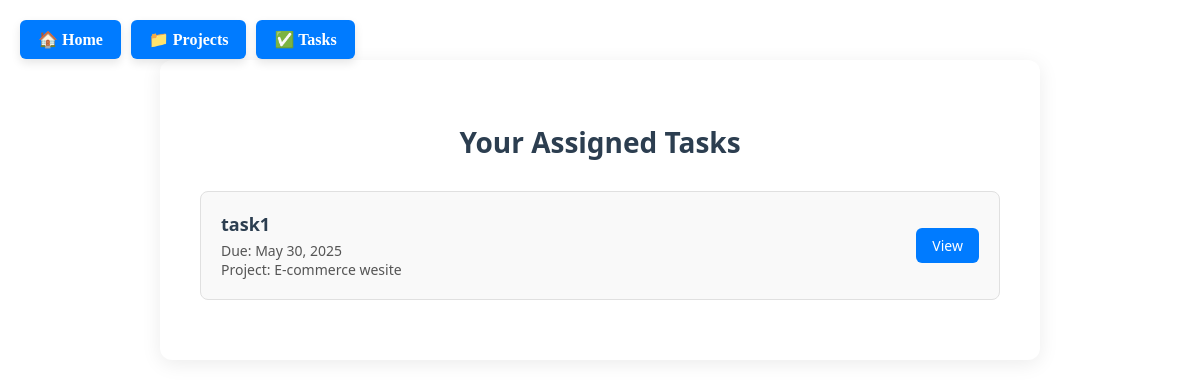
Page /dashboard/ (signed in) on the committed database.
### core/models.py (models this page shows, shortened)
class Task(models.Model):
    STATUS_CHOICES = [
        ('todo', 'To Do'),
        ('in_progress', 'In Progress'),
        ('done', 'Done'),
    ]
    title = models.CharField(max_length=200)
    description = models.TextField()
    status = models.CharField(max_length=20, choices=STATUS_CHOICES, default='todo')
    assigned_to = models.ForeignKey(settings.AUTH_USER_MODEL, on_delete=models.SET_NULL, null=True, blank=True)
    project = models.ForeignKey(Project, on_delete=models.CASCADE)
    due_date = models.DateField(default=timezone.now)

class Project(models.Model):
    title = models.CharField(max_length=100)
    description = models.TextField()
    creator = models.ForeignKey(settings.AUTH_USER_MODEL, on_delete=models.CASCADE, related_name='created_projects')
    members = models.ManyToManyField(settings.AUTH_USER_MODEL, related_name='projects')  # ✅ No 'collaborators' field

### core/views.py (the view)
# urls.py: path('dashboard/', views.dashboard, name='dashboard'),
@login_required
def dashboard(request):
    tasks = Task.objects.filter(assigned_to=request.user).order_by('due_date')
    context = {
        'tasks': tasks,
    }
    return render(request, 'core/dashboard.html', context)

### core/templates/core/dashboard.html (shortened to what this page needs)
{% block content %}
<div class="nav-buttons">
    <a href="/">🏠 Home</a>
    <a href="{% url 'project_list' %}">📁 Projects</a>
    <a href="{% url 'dashboard' %}">✅ Tasks</a>
</div>
<div class="dashboard-container">
    <h2>Your Assigned Tasks</h2>
    {% if tasks %}
        {% for task in tasks %}
            <div class="task-card">
                <div class="task-details">
                    <strong>{{ task.title }}</strong>
                    <span>Due: {{ task.due_date|date:"F j, Y" }}</span>
                    <span>Project: {{ task.project.title }}</span>
                </div>
                <a href="{% url 'task_detail' project_id=task.project.id task_id=task.id %}" class="view-button">View</a>
            </div>
        {% endfor %}
    {% else %}
        <div class="alert-info">No tasks assigned to you yet.</div>
    {% endif %}
</div>
{% endblock %}

### core/templates/core/dashboard.html (style rules this page uses)
.nav-buttons { position: fixed; top: 20px; left: 20px; display: flex; gap: 10px; z-index: 1000; }
.nav-buttons a { background-color: #007bff; color: white; border: none; padding: 10px 18px; border-radius: 6px; text-decoration: none; font-weight: bold; box-shadow: 0 4px 10px rgba(0, 0, 0, 0.1); transition: background-color 0.3s ease; }
.dashboard-container { max-width: 800px; margin: 60px auto; padding: 40px; background-color: #ffffff; border-radius: 12px; box-shadow: 0 4px 20px rgba(0, 0, 0, 0.08); font-family: 'Segoe UI', sans-serif; }
.dashboard-container h2 { font-size: 28px; color: #2c3e50; margin-bottom: 30px; text-align: center; }
.task-card { background-color: #f9f9f9; border: 1px solid #e0e0e0; border-radius: 8px; padding: 20px; margin-bottom: 20px; display: flex; justify-content: space-between; align-items: center; transition: background-color 0.3s ease; }
.task-details { color: #2c3e50; }
.task-details strong { font-size: 18px; display: block; margin-bottom: 5px; }
.task-details span { display: block; font-size: 14px; color: #555; }
.view-button { background-color: #007bff; color: white; padding: 8px 16px; font-size: 14px; border: none; border-radius: 6px; text-decoration: none; transition: background-color 0.3s ease; }

### rows in the picture
Task: title "task1", due_date "May 30, 2025", project "E-commerce wesite"
